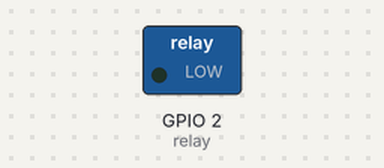
The sketch below on a simulated ESP8266 (NodeMCU). On the bench: switched loads named in the sketch (green lamp = pin HIGH). WiFi joins after 1.5 s; servers stay silent unless stated; uploads are accepted with an empty reply; what the sketch prints to the serial monitor is not drawn.

Above: at 0.1 s.
At 1.7 s:
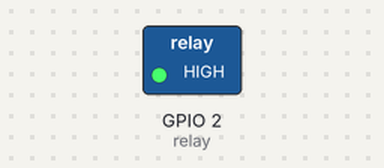
Timing chart, 0 to 4.2 s (numbered marks = the images above):
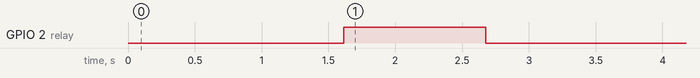

Measured:
- by itself, GPIO 2 (relay): HIGH → LOW at 2.7 s

The sketch:

esp_gauge_valve.ino
```cpp
 /*
 Created byt Saroj Meesook
 https://www.youtube.com/watch?v=i5gw1-02DAk&t=188s
*/
#include <ESP8266WiFi.h>


const char* ssid = "KaewKanya";
const char* password = "05051214";
const char* host = "www.yourwebsite.com";
String path = "/yourpath/esp_gauge_valve.php";
String url = path;
String id = "node1";   // name of node
String value = "0";    // sensor data
String sw1 ="OFF";     // on/off valve or motor
String req ="1";       // 1= Request 0=send data
const int relay = 2;     // hardware output  contorl valve
const int activeHi =1; // for relay active hi
const int activeLo =0; // for relay active low
int    sensor =0;      // keep value of sensor
long   prevtime = 0;
long   currtimve= millis();
long   interval = 1000;

void setup() {
  Serial.begin(115200);
  delay(10);
  pinMode(relay, OUTPUT);
  relay_ON_OFF(activeHi,relay,"OFF");

  Serial.println();
  Serial.println();
  Serial.print("Connecting to ");
  Serial.println(ssid);

  WiFi.begin(ssid, password);

  while (WiFi.status() != WL_CONNECTED) {
    delay(200);
    Serial.print(".");
  }

  Serial.println("");
  Serial.println("WiFi connected");
  digitalWrite(2, HIGH);
  Serial.println("IP address: ");
  Serial.println(WiFi.localIP());
}


String stat="OFF";
String line="";
String line2="";

void loop() {
  //control realy
  relay_ON_OFF(activeLo,relay,stat);
  delay(800);
  Serial.println(stat);
  value=readSensor();
  //Serial.println(value);
  sw1=stat;
  req="0";              // 1= Request 0=send data

  // Use WiFiClient class to create TCP connections
  WiFiClient client;
  const int httpPort = 80;
  if (!client.connect(host, httpPort)) {
    Serial.println("connection failed");
    return;
  }
  // We now create a URI for the request
  url=path;
  url += "?id=" + id;
  url += "&req=" + req;
  url += "&sw1=" + sw1;
  url += "&value=" + value;

  // This will send the request to the server
  client.print(String("GET ") + url + " HTTP/1.1\r\n" +
               "Host: " + host + "\r\n" +
               "Connection: close\r\n\r\n");
  //url = path;
  unsigned long timeout = millis();
  while (client.available() == 0) {
    if (millis() - timeout > 5000) {
      Serial.println(">>> Client Timeout !");
      client.stop();
      return;
    }
  }
  // Read all the lines of the reply from server
   while (client.available()) {
    line = client.readStringUntil('\n');
    //Serial.println(line);
    if(char(line[5])=='>'){
      line.trim();
      line2=line;
    }
  }
  stat=GetField(line2,2);
}
String readSensor(){
  String str="";
  sensor+=1;           //update sensor
  if(sensor>100){
     sensor = 0;
  }
  str=String(sensor);
  return(str);
}

void relay_ON_OFF(int act, int io, String stat){
   if(act==1){
           digitalWrite(io,(act & stat=="ON"));
   }
   else  {
           digitalWrite(io,(act | stat=="OFF"));
    }
}


String GetField(String str,int fcount){
 int i=0;
 char ch;
 int len=str.length();
 String str2="";
 while(fcount>=1 and i<len)
 {
  ch=str[i];
  //str2+=ch;
  if(ch!=',' & ch!=' ') {
    str2+=ch;
  }
  else
  {
   fcount--;
   if(fcount>0){
    str2="";
   }
  }
    i++;
 }
 return(str2);
}
```
